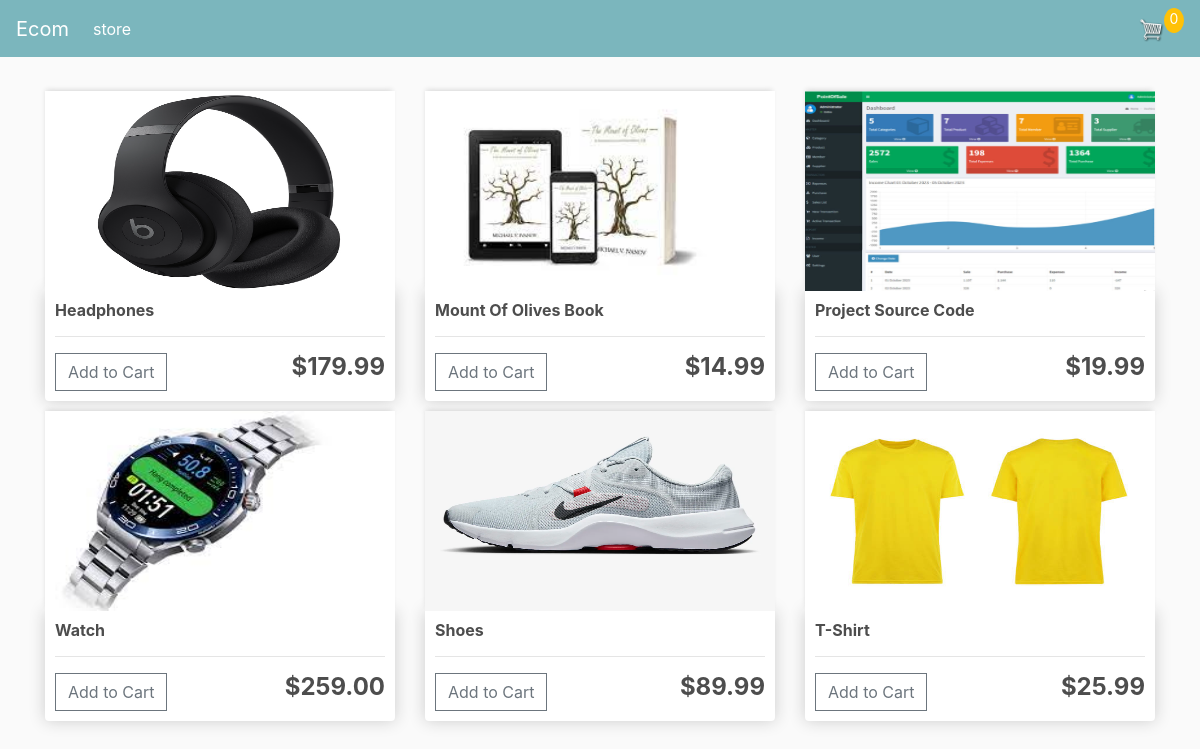
The page / on the database its author committed.
### store/models.py (models this page shows, shortened)
class Product(models.Model):
    name = models.CharField(max_length=200)
    price = models.DecimalField(max_digits=7, decimal_places=2)
    digital = models.BooleanField(default=False, null=True, blank=True)
    image = models.ImageField(null=True, blank=True)
    @property
    def imageURL(self):
        try:
            url = self.image.url
        except:
            url = ''
        return url

### store/views.py (the view)
# urls.py: path('', include('store.urls'))
def store(request):
    data = cartData(request)
    cartItems = data['cartItems']
    products = Product.objects.all()
    context = {'products': products, 'cartItems': cartItems}
    return render(request, 'store/store.html', context)

### store/utils.py (called while the page is built, shortened)
def cookieCart(request):
    try:
        cart = json.loads(request.COOKIES['cart'])
    except:
        cart = {}
    print('Cart:', cart)
    items = []
    order = {'get_cart_total': 0, 'get_cart_items': 0, 'shipping': False}
    cartItems = order['get_cart_items']
    return {'cartItems': cartItems, 'order': order, 'items': items}

def cartData(request):
    if request.user.is_authenticated:
        customer = request.user.customer
        order, created = Order.objects.get_or_create(
            customer=customer, complete=False)
        items = order.orderitem_set.all()
        cartItems = order.get_cart_items
    else:
        cookieData = cookieCart(request)
        cartItems = cookieData['cartItems']
        order = cookieData['order']
        items = cookieData['items']
    return {'cartItems': cartItems, 'order': order, 'items': items}

### store/templates/store/store.html (shortened to what this page needs)
{% extends "store/main.html" %} {% load static %} {% block content %}
<div class="row">
  {% for product in products %}
  <div class="col-lg-4">
    <img class="thumbnail" src="{{product.imageURL}}" />
    <div class="box-element product">
      <h6><strong>{{ product.name }}</strong></h6>
      <hr />
      <button
        data-product="{{product.id}}"
        data-action="add"
        class="btn btn-outline-secondary add-btn update-cart"
      >
        Add to Cart
      </button>
      <h4 style="display: inline-block; float: right">
        <strong>${{ product.price|floatformat:2 }}</strong>
      </h4>
    </div>
  </div>
  {% endfor %}
</div>
{% endblock content %}

### store/templates/store/main.html (shortened to what this page needs)
<!DOCTYPE html>
{% load static %}
<html lang="en">
  <head>
    <link
      rel="stylesheet"
      href="https://stackpath.bootstrapcdn.com/bootstrap/4.4.1/css/bootstrap.min.css"
    />
    <link rel="stylesheet" type="text/css" href="{% static 'css/main.css' %}" />
  </head>
  <body>
    <nav class="navbar navbar-expand-lg navbar-dark bg-dark">
      <a class="navbar-brand" href="{% url 'store' %}">Ecom</a>
      <div class="collapse navbar-collapse" id="navbarSupportedContent">
        <ul class="navbar-nav mr-auto">
          <li class="nav-item active">
            <a class="nav-link" href="{% url 'store' %}"
              >store <span class="sr-only">(current)</span></a
            >
          </li>
        </ul>
        <div class="form-inline my-2 my-lg-0">
          <a href="{% url 'cart' %}">
            <img id="cart-icon" src="{% static 'images/cart.png' %}" />
          </a>
          <p id="cart-total">{{cartItems}}</p>
        </div>
      </div>
    </nav>
    <div class="container">
      <br />
      {% block content %} {% endblock %}
    </div>
  </body>
</html>

### static/css/main.css (style rules this page uses)
body { background-color: hsl(0, 0%, 98%); }
h1,h2,h3,h4,h5,h6 { color:hsl(0, 0%, 30%); }
.box-element { box-shadow:hsl(0, 0%, 80%) 0 0 16px; background-color: #fff; border-radius: 4px; padding: 10px; }
.thumbnail { width: 100%; height: 200px; -webkit-box-shadow: -1px -3px 5px -2px rgba(214,214,214,1); -moz-box-shadow: -1px -3px 5px -2px rgba(214,214,214,1); box-shadow: -1px -3px 5px -2px rgba(214,214,214,1); }
.product { border-radius: 0 0 4px 4px; }
.bg-dark { background-color: #7bb6bd!important; }
#cart-icon { width:25px; display: inline-block; margin-left: 15px; }
#cart-total { display: block; text-align: center; color:#fff; background-color: #ffc107; width: 20px; height: 25px; border-radius: 50%; font-size: 14px; }
.col-lg-4, .col-lg-6, .col-lg-8, .col-lg-12 { margin-top: 10px; }
.btn { border-radius: 0; }

### rows shown on the page
Product: imageURL (picture), name "Headphones", price "179.99"
Product: imageURL (picture), name "Mount Of Olives Book", price "14.99"
Product: imageURL (picture), name "Project Source Code", price "19.99"
Product: imageURL (picture), name "Watch", price "259.00"
Product: imageURL (picture), name "Shoes", price "89.99"
Product: imageURL (picture), name "T-Shirt", price "25.99"

### other values the page prints
{{ cartItems }} "0"
